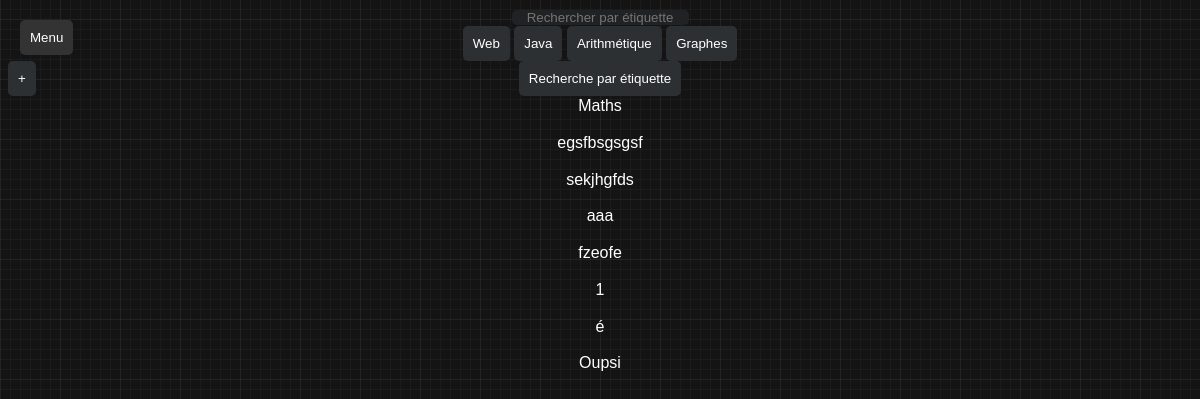
/pagesQuestion, run on the app's committed database.
### wams/db.py (models this page shows, shortened)
class question(db.Model):
    id = db.Column(db.Integer(), primary_key=True)
    Label = db.Column(db.String(), nullable =False)
    Etiquette = db.Column(db.String(), nullable =False)
    Question = db.Column(db.String(), nullable =False)
    Réponse1 = db.Column(db.String(), nullable =False)
    Réponse2 = db.Column(db.String(), nullable =True)
    Réponse3 = db.Column(db.String(), nullable =True)
    Réponse4 = db.Column(db.String(), nullable =True)
    bonne_reponse = db.Column(db.String())

### wams/routes.py (the view)
@app.route('/pagesQuestion', methods=['GET', 'POST'])
def pagesQuestion():
    return render_template('pagesQuestion.html', questions=question.query.all(), globalTags=globalTags, len=len(globalTags), len9 = len(globalTags) if len(globalTags)<9 else 9)# listeTags = listeTags, lenTags = len(listeTags))

### wams/templates/pagesQuestion.html (shortened to what this page needs)
{% extends 'base.html' %}
{% block listageQuestions %}
    <input id = "Etiquette" placeholder="Rechercher par étiquette"></input>
    <br/>
    {% for tag in range(0, len9) %}
        <button id = "{{ globalTags[tag] }}" class = "tagButton" type = "button">{{ globalTags[tag] }}</button>
    {% endfor %}
    <button id = "plus" type = "button" class = "plus" style = 'display: block;'>+</button>
    <br/>
    <button id = "submitRechercheTags" type = "button" class="submitRechercheTags">Recherche par étiquette</button>
    {% if listeTags|length == 0 %}
        {% for q in questions %}
            <br/>
            <a href = "/quest/{{q.id}}">{{q.Label}}</a>
            <br/>
        {% endfor %}
    {% endif %}
{% endblock %}

### wams/templates/base.html (shortened to what this page needs)
<!DOCTYPE html>
<html lang="en">
<head>
    <link rel="stylesheet" href="{{ url_for('static', filename='css/style.css') }}">
    <link rel="stylesheet" href="//cdnjs.cloudflare.com/ajax/libs/highlight.js/11.7.0/styles/default.min.css">
    <button class="menu-toggle">Menu</button>
</head>
<body>
    {% block listageQuestions %}
    {% endblock %}
</body>
</html>

### wams/static/css/style.css (style rules this page uses)
* { text-align: center; vertical-align: middle; padding: 0; text-decoration: none; list-style: none; color: white; }
body { font-family: "Gill Sans", sans-serif; background-image: repeating-linear-gradient(90deg, hsla(57,0%,42%,0.09) 0px, hsla(57,0%,42%,0.09) 1px,transparent 1px, transparent 60px),repeating-linear-gradient(0deg, hsla(57,0%,42%,0.09) 0px, hsla(57,0%,42%,0.09) 1px,transparent 1px, transparent 60px),repeating-linear-gradient(0deg, hsla(57,0%,42%,0.09) 0px, hsla(57,0%,42%,0.09) 1px,transparent 1px, transparent 10px),repeating-linear-gradient(90deg, hsla(57,0%,42%,0.09) 0px, hsla(57,0%,42%,0.09) 1px,transparent 1px, transparent 10px),linear-gradient(90deg, rgb(20,20,20),rgb(20,20,20)); }
input { border-radius: 5px; border: none; background-color: #202224; color: white; }
button { border-radius: 5px; border: none; background-color: #2d3033; color: white; padding: 10px; transition: background-color 0.5s ease; cursor: pointer; }
#plus { position: absolute; }
.menu-toggle { position: fixed; top: 20px; left: 20px; padding: 10px; background-color: #333; color: #fff; border: none; cursor: pointer; }

### data on the page
question: Label "Maths"
question: Label "egsfbsgsgsf"
question: Label "sekjhgfds"
question: Label "aaa"
question: Label "fzeofe"
question: Label "1"
question: Label "é"
question: Label "Oupsi"

### other printed values
{{ globalTags[tag] }} "Web" "Java" "Arithmétique" "Graphes"
